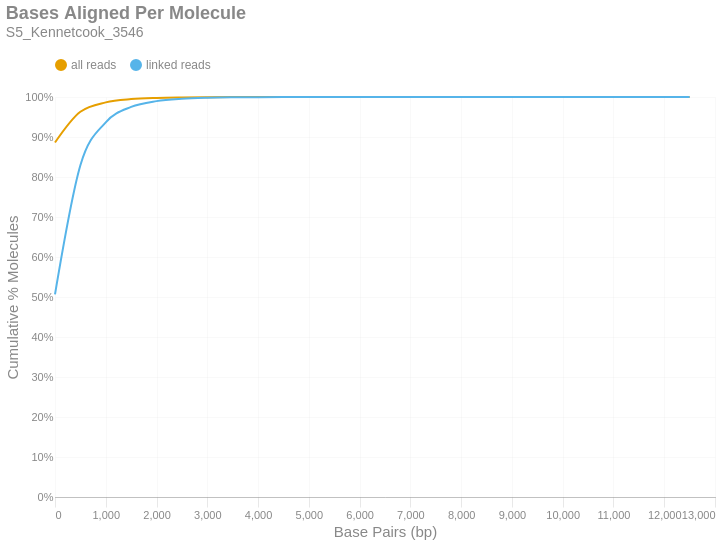

Source (notebook cell):
### Markdown cell above
### Bases Aligned Per Molecule
This is a cumulative frequency distribution showing the number of base pairs aligned per unique molecule. These data are shown in 500 bp bins. There are two distributions: one with `all reads` (yellow) and another with only `linked reads` (blue). The percent of molecules in the `linked reads` distribution is relative to the total number of linked molecules.

### Code cell
if SKIPLR:
    print_html(f"Skipped")
else:
    binned_df = consolidated_hist(valids['aligned_bp'], mask, 500, True)
    with SafeRender(binned_df):
        (
            density_plot(binned_df, 'Bases Aligned Per Molecule', samplename, 'basesper')
            .encode(
                x=alt.X('bin:Q', title="Base Pairs (bp)").axis(tickMinStep=500).scale(padding=0),
                y=alt.Y('value:Q', title='Cumulative % Molecules')
                    .axis(format='%')
                    .scale(domain = [0,1])
                    .stack(False),
                color=alt.Color("key:N").scale(domain = ["all reads", "linked reads"]),
                tooltip = [
                    alt.Tooltip("key:N", title = "Data Type"),
                    alt.Tooltip("range_label:N", title="Bases Aligned Per Molecule"),
                    alt.Tooltip("value:Q", format = ".2%", title="% Molecules (Cum.)")
                ]
            )
        ).display()

### Figure 1 — Vega-Lite specification as saved in the notebook (floating-point values rounded to 4 significant figures)
{"width": "container", "height": 400, "config": {"title": {"anchor": "start", "dy": -15, "fontSize": 18, "color": "#888888", "subtitleColor": "#888888", "subtitleFontSize": 14}, "arc": {"fill": "#0072B2"}, "axis": {"domainColor": "#888888", "domainWidth": 0.5, "gridWidth": 0.2, "grid": false, "titleFontWeight": 400, "titleFontSize": 15, "labelFontSize": 11, "labelColor": "#888888", "tickColor": "#888888", "tickWidth": 0.2, "titleColor": "#888888"}, "axisBand": {"grid": false}, "axisX": {"grid": true, "tickSize": 10, "domainCap": "round"}, "axisY": {"domain": false, "grid": true, "tickSize": 0, "domainCap": "round"}, "background": "transparent", "header": {"labelFontSize": 15, "labelColor": "#888888", "titleFontSize": 15, "titleFontWeight": 600, "titleColor": "#888888"}, "legend": {"labelFont": "sans-serif", "labelFontSize": 12, "labelColor": "#888888", "symbolSize": 100, "symbolType": "circle", "titleFontSize": 12, "titlePadding": 10, "titleColor": "#888888", "title": null, "orient": "top"}, "range": {"category": ["#E69F00", "#56B4E9", "#009E73", "#F0E442", "#0072B2", "#D55E00", "#CC79A7", "#000000"], "diverging": ["#cfe8f3", "#a2d4ec", "#73bfe2", "#46abdb", "#1696d2", "#12719e"]}, "area": {"fill": "#0072B2", "fillOpacity": 0.7, "line": true, "strokeOpacity": 0.7}, "line": {"color": "#0072B2", "stroke": "#0072B2", "strokeWidth": 2}, "trail": {"color": "#0072B2", "stroke": "#0072B2", "strokeWidth": 0, "size": 1}, "point": {"filled": true, "fillOpacity": 1.0, "size": 95}, "text": {"color": "#888888", "fontSize": 11, "align": "right", "fontWeight": 400, "size": 11}, "bar": {"fill": "#0072B2", "stroke": null}, "view": {"stroke": null, "continuousWidth": 660, "continuousHeight": 400}}, "data": {"name": "data-a484249c41d5daf1d028bc03d311c68f"}, "mark": {"type": "line", "interpolate": "monotone", "point": {"opacity": 0, "size": 275}}, "encoding": {"color": {"field": "key", "scale": {"domain": ["all reads", "linked reads"]}, "type": "nominal"}, "tooltip": [{"field": "key", "title": "Data Type", "type": "nominal"}, {"field": "range_label", "title": "Bases Aligned Per Molecule", "type": "nominal"}, {"field": "value", "format": ".2%", "title": "% Molecules (Cum.)", "type": "quantitative"}], "x": {"axis": {"tickMinStep": 500}, "field": "bin", "scale": {"padding": 0}, "title": "Base Pairs (bp)", "type": "quantitative"}, "y": {"axis": {"format": "%"}, "field": "value", "scale": {"domain": [0, 1]}, "stack": false, "title": "Cumulative % Molecules", "type": "quantitative"}}, "params": [{"name": "param_c36ac31b6afebe62", "select": {"type": "point", "fields": ["key"]}, "bind": "legend"}], "title": {"text": "Bases Aligned Per Molecule", "subtitle": "S5_Kennetcook_3546"}, "transform": [{"fold": ["all reads (cumsum)", "linked reads (cumsum)"]}, {"calculate": "replace(datum.key, ' (cumsum)', '')", "as": "key"}, {"filter": {"param": "param_c36ac31b6afebe62"}}], "usermeta": {"embedOptions": {"downloadFileName": "S5_Kennetcook_3546.basesper"}}, "$schema": "https://vega.github.io/schema/vega-lite/v6.1.0.json", "datasets": {"data-a484249c41d5daf1d028bc03d311c68f": [{"bin": "0.0", "interval": "0.0-500.0", "all reads": 0.8863, "linked reads": 0.5065, "all reads (cumsum)": 0.8863, "linked reads (cumsum)": 0.5065, "range_label": "0-499"}, {"bin": "500.0", "interval": "500.0-1000.0", "all reads": 0.07684, "linked reads": 0.3227, "all reads (cumsum)": 0.9631, "linked reads (cumsum)": 0.8292, "range_label": "500-999"}, {"bin": "1000.0", "interval": "1000.0-1500.0", "all reads": 0.02341, "linked reads": 0.1076, "all reads (cumsum)": 0.9865, "linked reads (cumsum)": 0.9368, "range_label": "1000-1499"}, {"bin": "1500.0", "interval": "1500.0-2000.0", "all reads": 0.008199, "linked reads": 0.03839, "all reads (cumsum)": 0.9947, "linked reads (cumsum)": 0.9752, "range_label": "1500-1999"}, {"bin": "2000.0", "interval": "2000.0-2500.0", "all reads": 0.0031, "linked reads": 0.01455, "all reads (cumsum)": 0.9978, "linked reads (cumsum)": 0.9897, "range_label": "2000-2499"}, {"bin": "2500.0", "interval": "2500.0-3000.0", "all reads": 0.001241, "linked reads": 0.005825, "all reads (cumsum)": 0.999, "linked reads (cumsum)": 0.9955, "range_label": "2500-2999"}, {"bin": "3000.0", "interval": "3000.0-3500.0", "all reads": 0.0005339, "linked reads": 0.002507, "all reads (cumsum)": 0.9996, "linked reads (cumsum)": 0.998, "range_label": "3000-3499"}, {"bin": "3500.0", "interval": "3500.0-4000.0", "all reads": 0.0002328, "linked reads": 0.001093, "all reads (cumsum)": 0.9998, "linked reads (cumsum)": 0.9991, "range_label": "3500-3999"}, {"bin": "4000.0", "interval": "4000.0-4500.0", "all reads": 9.743e-05, "linked reads": 0.0004575, "all reads (cumsum)": 0.9999, "linked reads (cumsum)": 0.9996, "range_label": "4000-4499"}, {"bin": "4500.0", "interval": "4500.0-5000.0", "all reads": 4.665e-05, "linked reads": 0.000219, "all reads (cumsum)": 1.0, "linked reads (cumsum)": 0.9998, "range_label": "4500-4999"}, {"bin": "5000.0", "interval": "5000.0-5500.0", "all reads": 1.944e-05, "linked reads": 9.128e-05, "all reads (cumsum)": 1.0, "linked reads (cumsum)": 0.9999, "range_label": "5000-5499"}, {"bin": "5500.0", "interval": "5500.0-6000.0", "all reads": 9.944e-06, "linked reads": 4.669e-05, "all reads (cumsum)": 1.0, "linked reads (cumsum)": 0.9999, "range_label": "5500-5999"}, {"bin": "6000.0", "interval": "6000.0-6500.0", "all reads": 5.307e-06, "linked reads": 2.492e-05, "all reads (cumsum)": 1.0, "linked reads (cumsum)": 1.0, "range_label": "6000-6499"}, {"bin": "6500.0", "interval": "6500.0-7000.0", "all reads": 2.793e-06, "linked reads": 1.312e-05, "all reads (cumsum)": 1.0, "linked reads (cumsum)": 1.0, "range_label": "6500-6999"}, {"bin": "7000.0", "interval": "7000.0-7500.0", "all reads": 9.497e-07, "linked reads": 4.459e-06, "all reads (cumsum)": 1.0, "linked reads (cumsum)": 1.0, "range_label": "7000-7499"}, {"bin": "7500.0", "interval": "7500.0-8000.0", "all reads": 1.006e-06, "linked reads": 4.721e-06, "all reads (cumsum)": 1.0, "linked reads (cumsum)": 1.0, "range_label": "7500-7999"}, {"bin": "8000.0", "interval": "8000.0-8500.0", "all reads": 3.911e-07, "linked reads": 1.836e-06, "all reads (cumsum)": 1.0, "linked reads (cumsum)": 1.0, "range_label": "8000-8499"}, {"bin": "8500.0", "interval": "8500.0-9000.0", "all reads": 1.117e-07, "linked reads": 5.246e-07, "all reads (cumsum)": 1.0, "linked reads (cumsum)": 1.0, "range_label": "8500-8999"}, {"bin": "9000.0", "interval": "9000.0-9500.0", "all reads": 1.117e-07, "linked reads": 5.246e-07, "all reads (cumsum)": 1.0, "linked reads (cumsum)": 1.0, "range_label": "9000-9499"}, {"bin": "9500.0", "interval": "9500.0-10000.0", "all reads": 0.0, "linked reads": 0.0, "all reads (cumsum)": 1.0, "linked reads (cumsum)": 1.0, "range_label": "9500-9999"}, {"bin": "10000.0", "interval": "10000.0-10500.0", "all reads": 0.0, "linked reads": 0.0, "all reads (cumsum)": 1.0, "linked reads (cumsum)": 1.0, "range_label": "10000-10499"}, {"bin": "10500.0", "interval": "10500.0-11000.0", "all reads": 0.0, "linked reads": 0.0, "all reads (cumsum)": 1.0, "linked reads (cumsum)": 1.0, "range_label": "10500-10999"}, {"bin": "11000.0", "interval": "11000.0-11500.0", "all reads": 0.0, "linked reads": 0.0, "all reads (cumsum)": 1.0, "linked reads (cumsum)": 1.0, "range_label": "11000-11499"}, {"bin": "11500.0", "interval": "11500.0-12000.0", "all reads": 0.0, "linked reads": 0.0, "all reads (cumsum)": 1.0, "linked reads (cumsum)": 1.0, "range_label": "11500-11999"}, {"bin": "12000.0", "interval": "12000.0-12500.0", "all reads": 0.0, "linked reads": 0.0, "all reads (cumsum)": 1.0, "linked reads (cumsum)": 1.0, "range_label": "12000-12499"}, {"bin": "12500.0", "interval": "12500.0-13000.0", "all reads": 5.587e-08, "linked reads": 2.623e-07, "all reads (cumsum)": 1.0, "linked reads (cumsum)": 1.0, "range_label": "12500-12999"}]}}
